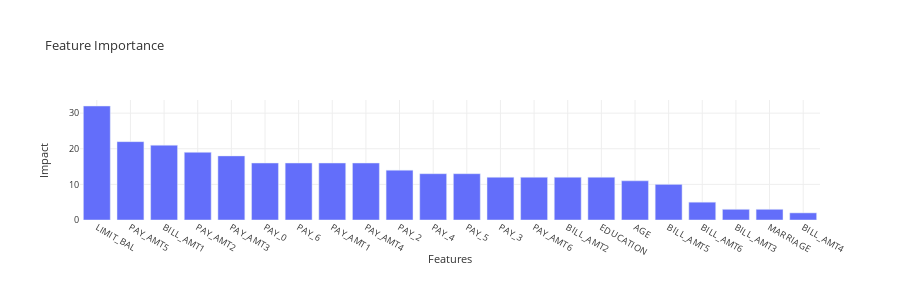

Notebook code for this chart:
### Code cell
import collections
import operator
result = {}
d = xgb_classifier.get_booster().get_score(importance_type='weight')

for item in sorted(d.items(), key=lambda x: x[1], reverse=True):
    result[item[0]] = d[item[0]]

feature_importance_plot(result)

### Figure 1 — Plotly figure (JSON) as saved in the notebook; plotly's stock layout.template omitted (floating-point values rounded to 4 significant figures)
{"data": [{"type": "bar", "x": ["LIMIT_BAL", "PAY_AMT5", "BILL_AMT1", "PAY_AMT2", "PAY_AMT3", "PAY_0", "PAY_6", "PAY_AMT1", "PAY_AMT4", "PAY_2", "PAY_4", "PAY_5", "PAY_3", "PAY_AMT6", "BILL_AMT2", "EDUCATION", "AGE", "BILL_AMT5", "BILL_AMT6", "BILL_AMT3", "MARRIAGE", "BILL_AMT4"], "y": [32, 22, 21, 19, 18, 16, 16, 16, 16, 14, 13, 13, 12, 12, 12, 12, 11, 10, 5, 3, 3, 2]}], "layout": {"barmode": "group", "font": {"color": "#333333", "size": 9}, "height": 300, "paper_bgcolor": "rgba(255,255,255,255)", "plot_bgcolor": "rgba(255,255,255,255)", "title": {"text": "Feature Importance"}, "xaxis": {"autorange": true, "gridcolor": "#eeeeee", "title": {"text": "Features"}}, "yaxis": {"autorange": true, "gridcolor": "#eeeeee", "title": {"text": "Impact"}}}}
